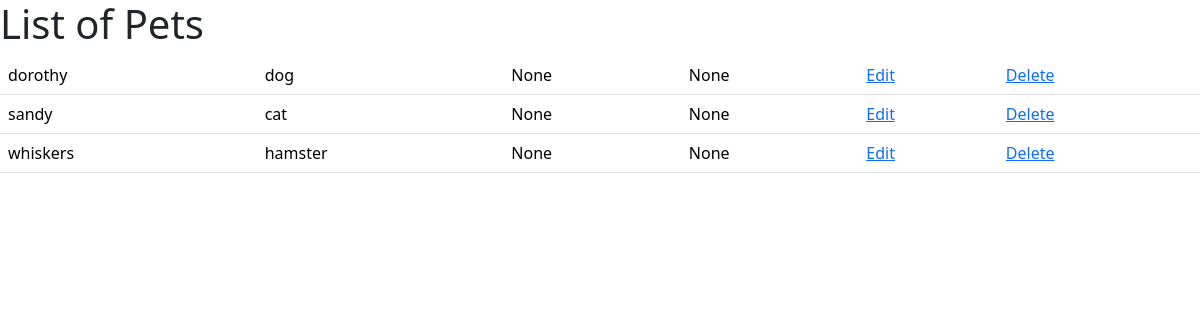
/pets, run on an earlier commit of the app's database.
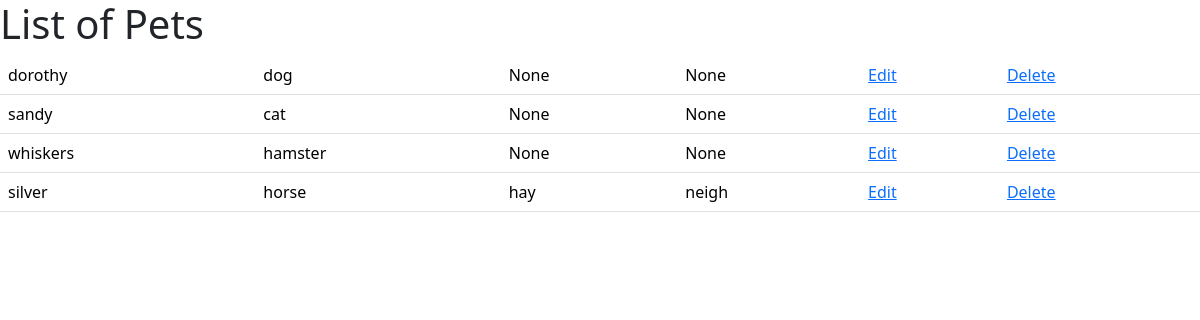
And on a later commit of the database.
### tables this page shows
CREATE TABLE pet (
        id INTEGER PRIMARY KEY AUTOINCREMENT,
        name TEXT NOT NULL,
        kind TEXT,
        noise TEXT,
        food TEXT
    );

### app.py (the view)
@app.route("/", methods=["GET"])
@app.route("/pets",methods=["GET"])
def get_pets():
    cursor = connection.cursor()
    rows = cursor.execute("select * from pet").fetchall()
    pet_data = [
        {
            "id":str(id),
            "name":name,
            "kind":kind,
            "noise":noise,
            "food":food
        }
        for id, name, kind, noise, food in rows
    ]
    return render_template("pets.html", data=pet_data)

### templates/pets.html (shortened to what this page needs)
<html>
    <head>
        <link href="https://cdn.jsdelivr.net/npm/bootstrap@5.3.3/dist/css/bootstrap.min.css" rel="stylesheet">
    </head>
    <body>
        <h1>List of Pets</h1>
        <table class="table">
            {% for item in data %}
            <tr>
                <td>
                    {{item["name"]}}
                </td>
                <td>
                    {{item["kind"]}}
                </td>
                <td>
                    {{item["food"]}}
                </td>
                <td>
                    {{item["noise"]}}
                </td>
                <td>
                    <a href="/edit/{{item['id']}}">Edit</a>
                </td>
                <td>
                    <a href="/delete/{{item['id']}}">Delete</a>
                </td>
            </tr>
            {% endfor %}
        </table>
    </body>
</html>

What changed in the data, as far as the page shows it:
added pet: name "silver", kind "horse", food "hay", noise "neigh"
